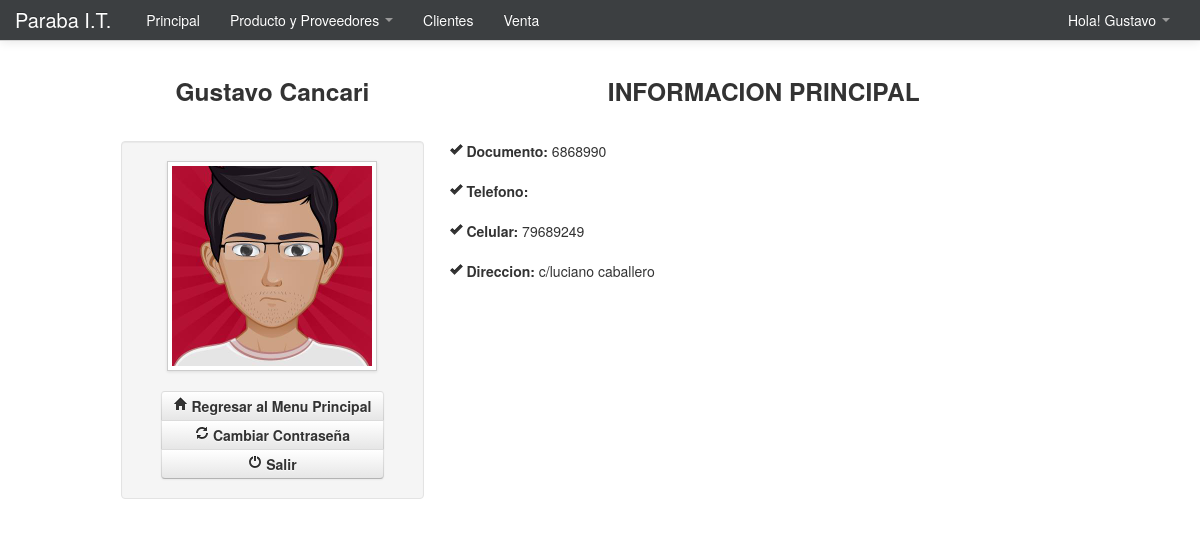
Page /perfil.php (signed in) on the committed database.
### tables this page shows
CREATE TABLE IF NOT EXISTS `persona` (
  `id` int(11) NOT NULL AUTO_INCREMENT,
  `doc` varchar(255) NOT NULL,
  `nom` varchar(255) NOT NULL,
  `ape` varchar(255) NOT NULL,
  `fecha` date NOT NULL,
  `tel` varchar(255) NOT NULL,
  `cel` varchar(255) NOT NULL,
  `sexo` varchar(255) NOT NULL,
  `dir` varchar(255) NOT NULL,
  `nota` varchar(255) NOT NULL,
  `fechar` date NOT NULL,
  `estado` varchar(255) NOT NULL,
  PRIMARY KEY (`id`)
);

### Modulos/php_conexion.php (called while the page is built, shortened)
<?php
	function limpiar($tags){
		$tags = strip_tags($tags);
		return $tags;
	}
?>

### perfil.php (the view, shortened to what this page needs)
<?php
	include_once "Modulos/php_conexion.php";
	include_once "class/class.php";
	$documento=limpiar($_SESSION['cod_user']);
	$paaw=mysql_query("SELECT * FROM persona WHERE doc='$documento'");
	if($rwow=mysql_fetch_array($paaw)){
		$nombre=$rwow['nom'].' '.$rwow['ape'];
		$tel=$rwow['tel'];		$cel=$rwow['cel'];	$dir=$rwow['dir'];
	}
?>
<!DOCTYPE html>
<html lang="es">
  <head>
    <link href="css/bootstrap.css" rel="stylesheet">
    <link href="css/bootstrap-responsive.css" rel="stylesheet">
  </head>
  <body>
	<?php
			include_once "menu/m_principal.php";
	?>
    <div align="center">
    <table width="80%">
      <tr>
        <td>
        	<div class="row-fluid">
                <div class="span4" align="center">
					<h3 align="center"><?php echo $nombre; ?></h3><br>
                	<div class="well">
						<?php
                            if (file_exists("usuarios/".$_SESSION['cod_user'].".jpg")){
                                echo '<img src="usuarios/'.$_SESSION['cod_user'].'.jpg" width="200" height="200" class="img-polaroid img-polaroid">';
                            }else{
                                echo '<img src="usuarios/defecto.png" width="200" height="200">';
                            }
                        ?>
                        <br><br>
                        <div class="btn-group btn-group-vertical">
	                        <a href="Principal.php" class="btn"><strong><i class="icon-home"></i> Regresar al Menu Principal</strong></a>
                            <a href="cambiar_contra.php" class="btn"><strong><i class="icon-refresh"></i> Cambiar Contraseña</strong></a>
                            <a href="php_cerrar.php" class="btn"><strong><i class="icon-off"></i> Salir</strong></a>
                        </div>
                    </div>
                </div>
                <div class="span8">
                	<h3 align="center">INFORMACION PRINCIPAL</h3><br>
                	<strong><i class="icon-ok"></i> Documento: </strong> <?php echo $documento; ?><br><br>
                    <strong><i class="icon-ok"></i> Telefono: </strong> <?php echo $tel; ?><br><br>
					<strong><i class="icon-ok"></i> Celular: </strong> <?php echo $cel; ?><br><br>
                    <strong><i class="icon-ok"></i> Direccion: </strong> <?php echo $dir; ?><br><br>
                </div>
            </div>
        </td>
      </tr>
    </table>
    </div>
  </body>
</html>

### perfil.php (style rules this page uses)
body { padding-top: 60px; padding-bottom: 40px; }

### rows in the picture
persona: nombre "Gustavo Cancari", cel "79689249", dir "c/luciano caballero"

### other values in the picture
$_SESSION['user_name'] "Gustavo"
$documento "6868990"
